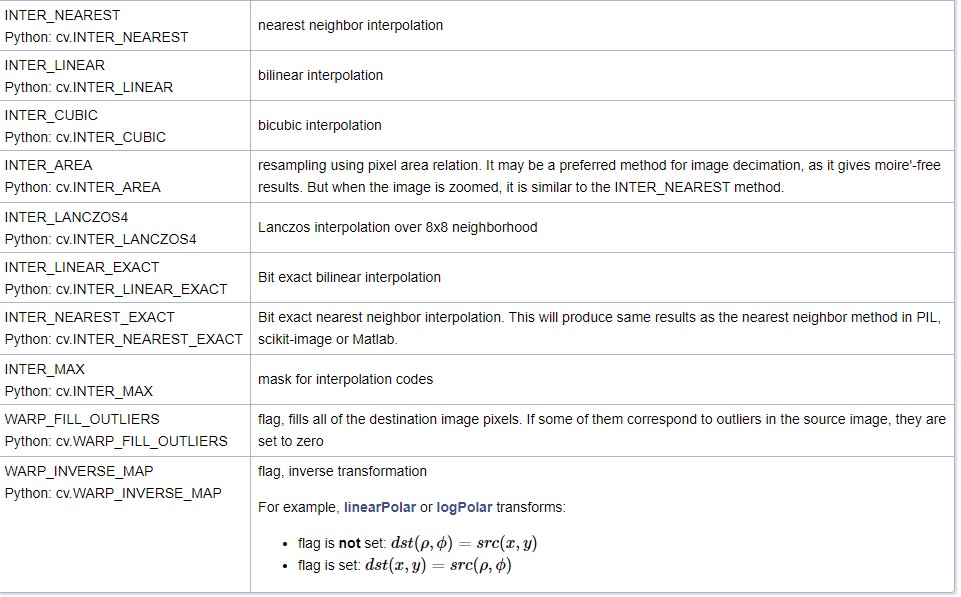
#> input picture images/CV2_Flags.jpg, 961 x 597 px; its folder holds 2 pictures in this run
$ jupyter execute --allow-errors resize_cv2.ipynb
#> lines starting #> are read from the running program, lines starting #| are printed output that depends on the picture
[cell 1]
import os
from glob import glob
from tqdm import tqdm
import cv2

[이미지의 기하하적 변경](https://opencv-python.readthedocs.io/en/latest/doc/10.imageTransformation/imageTransformation.html)

interpolation(보간법): 이미지 크기가 변할때 pixel 사이의 값을 결정할 때 사용
### cv2
- 줄일 때: `cv2.INTER_AREA`,
- 키울 때: `cv2.INTER_CUBIC` > `cv2.INTER_LINEAR`(default, 비교적 모든 크기 조정 목적에 부합)

### pillow
- default: BILINEAR

[cell 2]
root_dir = '/opt/ml/input/data/train_dataset/'
load_dir = root_dir + 'images/' # 원래 이미지 폴더
save_dir = root_dir + '128_128/' # 새로 저장할 폴더
to_width, to_height = (128, 128) # resize할 width & height
if not os.path.exists(save_dir):
        os.makedirs(save_dir)
for file_path in tqdm(glob(load_dir+'*')):
    try:
        # 1. 이미지 로드 => BGR
        image = cv2.imread(file_path)
#> image is the input picture: shape (597, 961, 3); mean B, G, R 243.7, 243.7, 243.5
        # 2. 리사이즈
        image = cv2.resize(image, dsize=(to_width, to_height), interpolation=cv2.INTER_AREA)
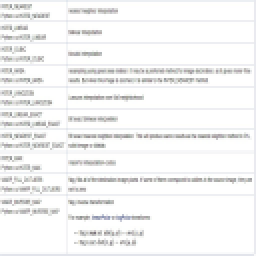
#> image: shape (128, 128, 3) (shown 2 times larger); mean B, G, R 243.7, 243.7, 243.5
        # 3. 이미지 저장
        file_name = file_path.split('/')[-1] # e.g. train_00000.jpg
        cv2.imwrite(save_dir+file_name, image)
    except OSError as e:
        print(f'error at {f}: {e}')
#> pass 2 of the loop `for file_path in tqdm(glob(load_dir+'*')):`:
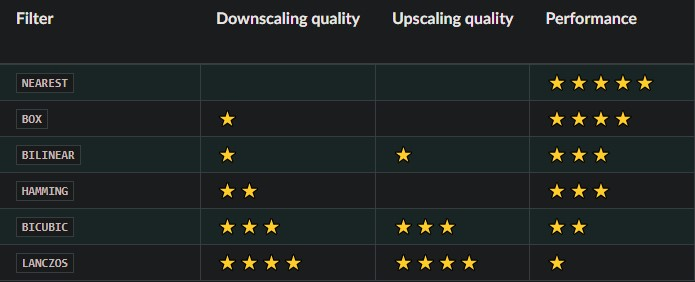
#> input picture images/Pillow_Filter.jpg, 695 x 282 px
#> image is the input picture: shape (282, 695, 3); mean B, G, R 36.4, 37.3, 33.2
#> `image = cv2.resize(image, dsize=(to_width, to_height), interpolation=c..`:
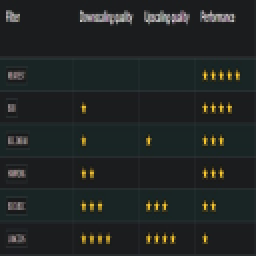
#> image: shape (128, 128, 3) (shown 2 times larger); mean B, G, R 36.4, 37.3, 33.2

[cell 3]
import matplotlib.pyplot as plt

[cell 4]
root_dir = '/opt/ml/input/data/train_dataset/'
load_dir = root_dir + 'rotated/images/' # 원래 이미지 폴더
save_dir = root_dir + 'sssample/' # 새로 저장할 폴더
to_width, to_height = (256, 64) # resize할 width & height
if not os.path.exists(save_dir):
    os.makedirs(save_dir)
for file_path in tqdm(glob(load_dir+'*')):
    print(file_path)
    aaa = input()
    image = cv2.imread(file_path)
    plt.imshow(image)
    plt.show()
#> pass 2 of the loop `for file_path in tqdm(glob(load_dir+'*')):`:

[cell 5]
# 1. cv2.imread로 이미지 읽어오기
# sample = cv2.imread('/opt/ml/input/data/train_dataset/images/' + 'train_19617.jpg')
sample = cv2.imread('/opt/ml/input/data/train_dataset/rotated/' + 'train_06519.jpg')
print(sample)
#| None
# plt.imshow(sample)
# plt.show()
